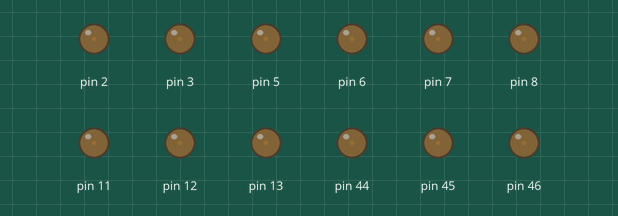
A sketch run on a simulated Arduino Mega 2560, built with avr-gcc and run on an emulated ATmega2560. Shown: output pins drawn as LEDs (lit = HIGH).

Above: at 0.05 s.
At 3.05 s:
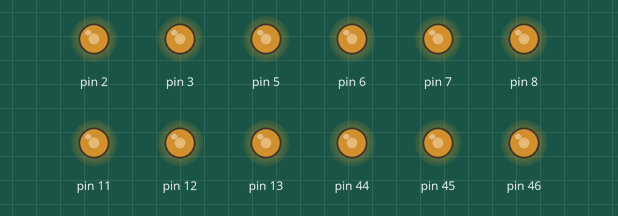
At 4.55 s:
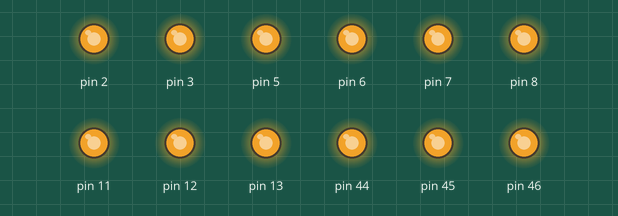
At 6.1 s:
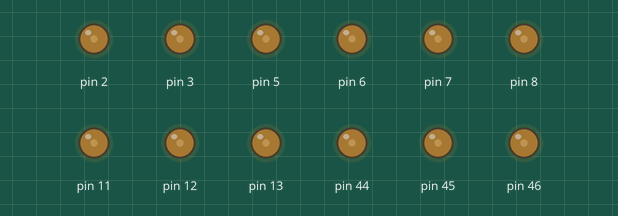
Timing chart, 0 to 8.0 s (numbered marks = the images above):
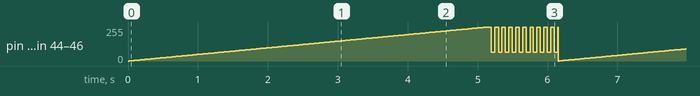

Measured:
- by itself, pin 2, pin 3, pin 5–8, pin 11–13, pin 44–46: moves between 0/255 and 255/255, repeating every 6.1 s

The sketch:

pwm10.ino
```cpp
#include <Arduino.h>
#include <inttypes.h>

#include "pwm.h"

struct pwm_mode pwm10 = {2, 3, 3};

static const struct pwm_chan d2  = {OCR3B, 1, 2,  pwm10, TCCR3A, TCCR3B};
static const struct pwm_chan d3  = {OCR3C, 2, 3,  pwm10, TCCR3A, TCCR3B};
static const struct pwm_chan d5  = {OCR3A, 0, 5,  pwm10, TCCR3A, TCCR3B};
static const struct pwm_chan d6  = {OCR4A, 0, 6,  pwm10, TCCR4A, TCCR4B};
static const struct pwm_chan d7  = {OCR4B, 1, 7,  pwm10, TCCR4A, TCCR4B};
static const struct pwm_chan d8  = {OCR4C, 2, 8,  pwm10, TCCR4A, TCCR4B};
static const struct pwm_chan d11 = {OCR1A, 0, 11, pwm10, TCCR1A, TCCR1B};
static const struct pwm_chan d12 = {OCR1B, 1, 12, pwm10, TCCR1A, TCCR1B};
static const struct pwm_chan d13 = {OCR1C, 2, 13, pwm10, TCCR1A, TCCR1B};
static const struct pwm_chan d44 = {OCR5C, 2, 44, pwm10, TCCR5A, TCCR5B};
static const struct pwm_chan d45 = {OCR5B, 1, 45, pwm10, TCCR5A, TCCR5B};
static const struct pwm_chan d46 = {OCR5A, 0, 46, pwm10, TCCR5A, TCCR5B};

static const struct pwm_chan *allPWMs[] =
  { &d2, &d3, &d5, &d6, &d7, &d8, &d11, &d12, &d13, &d44, &d45, &d46};

static const int numPWMs = sizeof allPWMs / sizeof (struct pwm_chan *);

void setAll(int level) {
  for (int i = 0; i < numPWMs; i++) {
    setPWM(*allPWMs[i], level);
  }
}

void setup() {
  for (int i = 0; i < numPWMs; i++) {
    setupPWM(*allPWMs[i]);
  }
}

void loop() {
  // ramp up once
  for (int i = 0; i < 0x0400; i++) {
    delay(5);
    setAll(i);
  }

  // blink a few times
  for (int i = 0; i < 10; i++) {
    delay(50);
    setAll(0x0100);
    delay(50);
    setAll(0x03ff);
  }
}
```

pwm.h
```cpp
#include <inttypes.h>
#include <Arduino.h>

struct pwm_mode {
    unsigned com : 2,
             wgm : 4,
             cs : 3,
             icnc : 1,
             ices : 1;
};

struct pwm_chan {
    volatile uint16_t &OCR;
    unsigned which : 2, // A = 0, B = 1, C = 2
             pin : 6;

    const struct pwm_mode &mode;
    volatile uint8_t &TCCRxA;
    volatile uint8_t &TCCRxB;
};

inline void pwmMode(
            volatile uint8_t &TCCRxA,
            volatile uint8_t &TCCRxB,
            const uint8_t which,
            const struct pwm_mode &mode) {

    uint8_t wgm_hi = (mode.wgm & 0x0C) << 1;
    uint8_t wgm_lo =  mode.wgm & 0x03;

    uint8_t com_shift = 6 - 2 * which;
    uint8_t com_mask    = 0x3      << com_shift;
    uint8_t com_shifted = mode.com << com_shift;

    TCCRxA = TCCRxA & 0xFC & ~com_mask | wgm_lo | com_shifted;
    TCCRxB = (mode.icnc << 7) | (mode.ices << 6) | wgm_hi | mode.cs;
}

inline void setupPWM(const struct pwm_chan &chan) {
    pinMode(chan.pin, OUTPUT);
    pwmMode(chan.TCCRxA, chan.TCCRxB, chan.which, chan.mode);
}

inline void setPWM(const struct pwm_chan &chan, uint16_t level) {
    chan.OCR = level;
}
```
